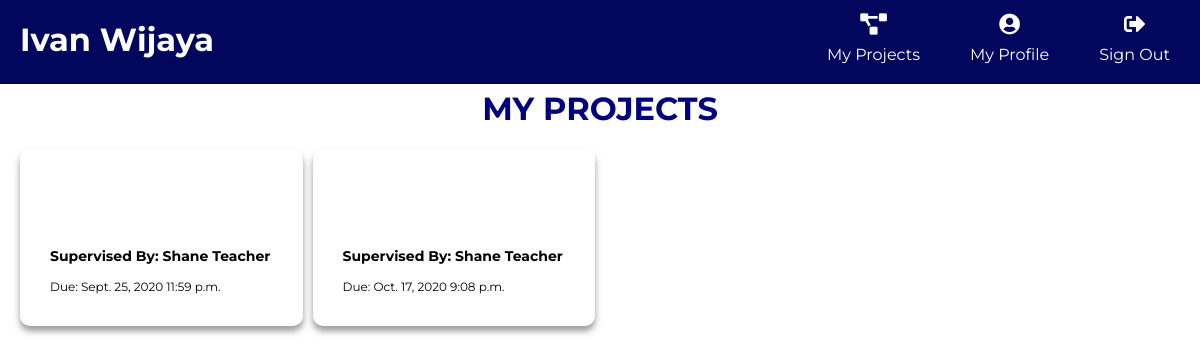
Screenshot of /dashboard/ (signed in) with the database file from the repository.
### projects/models.py (models this page shows, shortened)
class Project(models.Model):
    title = models.CharField(max_length=100)
    due_date = models.DateField()
    due_time = models.TimeField()
    supervisor = models.ForeignKey(User, default=None, on_delete=models.SET_DEFAULT)
    class Meta:
        constraints = [models.UniqueConstraint(fields=['title', 'supervisor'], name="unique title")]
        verbose_name = "Project"

### projects/views.py (the view)
# urls.py: path('dashboard/', project_views.dashboard, name='dashboard'),
@login_required(login_url="/signin")
def dashboard(response):
    if response.user.is_staff:
        projects = Project.objects.filter(supervisor=response.user).order_by('due_date')
        template = "teacherdashboard.html"
    else:
        projects = []
        projectStudents = ProjectStudents.objects.filter(student=response.user)
        if len(projectStudents) > 0:
            for item in projectStudents:
                projects.append(item.project)
        projects.sort(key=lambda project: project.due_date)
        template = "studentdashboard.html"
    arg = {"FirstName": response.user.first_name.capitalize,
           "FullName": response.user.get_full_name,
           "Projects": projects}
    return render(response, template, arg)

### projects/templates/studentdashboard.html (shortened to what this page needs)
<!DOCTYPE html>
<html lang="en">
{% extends 'newbase.html' %}
{% load static %}
{% block content %}
<link rel="stylesheet" type="text/css" href="{% static 'studentdashboard/studentdashboard.css' %}">
<body>
<div class="container">
    <h1 id="Temp">MY PROJECTS</h1>
    <div class="grid-container">
    {% for project in Projects %}
        <a id="box" href="/dashboard/project-info/{{project.id}}/">
            <div class = "grid-item">
                <h2 id="projectTitle">{{ project.title }}</h2>
                <div class="project-info">
                    <h3 id="supervised">Supervised By: {{ project.supervisor.get_full_name }}</h3>
                    <p id="due">Due: {{ project.due_date }} {{ project.due_time }}</p>
                </div>
            </div>
        </a>
    {% endfor %}
    </div>
</div>
</body>
{% endblock %}

### main/templates/newbase.html (shortened to what this page needs)
<!DOCTYPE html>
<html lang="en">
<head>
    {% load static %}
    <link rel="stylesheet" type="text/css" href="{% static 'newbase/newbase.css' %}">
    <link rel="stylesheet" href="https://cdnjs.cloudflare.com/ajax/libs/font-awesome/5.14.0/css/all.min.css">
</head>
<body>
    <header>
        <h1 class="myName">{{FullName}}</h1>
        <ul>
            <li>
                <a href="{% url 'signout' %}">
                    <div class="icon">
                        <i class="fas fa-sign-out-alt fa-lg"></i>
                    </div>
                    <div class="name">Sign Out</div>
                </a>
            </li>
            <li>
                <a href="{% url 'profile' %}">
                    <div class="icon">
                        <i class="fa fa-user-circle fa-lg" aria-hidden="true"></i>
                    </div>
                    <div class="name">My Profile</div>
                </a>
            </li>
            <li>
                <a href="{% url 'dashboard' %}">
                    <div class="icon">
                        <i class="fas fa-project-diagram fa-lg"></i>
                    </div>
                    <div class="name">My Projects</div>
                </a>
            </li>
        </ul>
    </header>
    <div class="content">
        {% block content %}
        {% endblock %}
    </div>
</body>
</html>

### main/static/newbase/newbase.css (style rules this page uses)
body { margin: 0; padding: 0; font-family: 'Montserrat', sans-serif; color: white; }
.myName { color: white; float: left; padding: 0 0 0 0; margin: 0 0 0 0; }
header { position: fixed; background: rgba(2, 7, 93, 1); padding: 20px; width: 100%; z-index: 10; }
ul li { list-style: none; }
ul li a { text-decoration: none; color: white; float: right; margin: 0 50px 0 0; }
.icon { text-align: center; padding-bottom: 10px; margin-top: -20px; }

### projects/static/studentdashboard/studentdashboard.css (style rules this page uses)
body { font-family: 'Montserrat', sans-serif; }
.container { margin: 70px 20px 20px 20px; }
#Temp { text-align: center; color: navy; }
.grid-container { display: grid; max-width: 100%; grid-column-gap: 10px; grid-row-gap: 10px; margin: 0 auto; }
.grid-item { background-image: url('https://image.freepik.com/free-vector/abstract-dark-blue-polygonal-background_1035-9700.jpg'); box-shadow: 0 5px 5px 0 rgba(0,0,0,0.24), 0 5px 10px 0 rgba(0,0,0,0.19); padding : 10px 15px 10px 15px; border-radius: 10px; margin: 0 0 0 0; }
.project-info { background-color: white; padding : 10px 15px 10px 15px; border-radius: 10px; }
@media (min-width: 600px) { .grid-container { grid-template-columns: repeat(2, 1fr); } }
@media (min-width: 900px) { .grid-container { grid-template-columns: repeat(3, 1fr); } }
@media (min-width: 1200px) { .grid-container { grid-template-columns: repeat(4, 1fr); } }
#projectTitle { font-size: 22px; font-weight: Bold; text-align: center; color: white; }
#supervised { font-size: 14px; font-weight: bold; color: black; }
#due { font-size: 12px; color: black; }
#box { text-decoration:none; }

### rows the page displays
Project: supervisor.get_full_name "Shane Teacher", due_date "Sept. 25, 2020", due_time "11:59 p.m."
Project: supervisor.get_full_name "Shane Teacher", due_date "Oct. 17, 2020", due_time "9:08 p.m."

### other values shown
{{ FullName }} "Ivan Wijaya"
